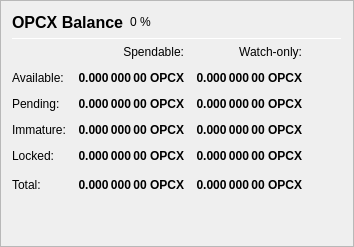
                   <widget class="QFrame" name="frame_Balances">
                    <property name="frameShape">
                     <enum>QFrame::StyledPanel</enum>
                    </property>
                    <property name="frameShadow">
                     <enum>QFrame::Raised</enum>
                    </property>
                    <layout class="QVBoxLayout" name="verticalLayout_4">
                     <item>
                      <layout class="QHBoxLayout" name="horizontalLayout_4">
                       <item>
                        <widget class="QLabel" name="label_5">
                         <property name="minimumSize">
                          <size>
                           <width>0</width>
                           <height>20</height>
                          </size>
                         </property>
                         <property name="font">
                          <font>
                           <pointsize>12</pointsize>
                           <weight>75</weight>
                           <bold>true</bold>
                          </font>
                         </property>
                         <property name="text">
                          <string>OPCX Balance</string>
                         </property>
                        </widget>
                       </item>
                       <item>
                        <widget class="QLabel" name="labelOPCXPercent">
                         <property name="text">
                          <string notr="true">0 %</string>
                         </property>
                        </widget>
                       </item>
                       <item>
                        <spacer name="horizontalSpacer_3">
                         <property name="orientation">
                          <enum>Qt::Horizontal</enum>
                         </property>
                         <property name="sizeHint" stdset="0">
                          <size>
                           <width>40</width>
                           <height>20</height>
                          </size>
                         </property>
                        </spacer>
                       </item>
                      </layout>
                     </item>
                     <item>
                      <widget class="Line" name="line_Balance">
                       <property name="minimumSize">
                        <size>
                         <width>0</width>
                         <height>1</height>
                        </size>
                       </property>
                       <property name="maximumSize">
                        <size>
                         <width>16777215</width>
                         <height>1</height>
                        </size>
                       </property>
                       <property name="orientation">
                        <enum>Qt::Horizontal</enum>
                       </property>
                      </widget>
                     </item>
                     <item>
                      <layout class="QGridLayout" name="gridLayout">
                       <property name="spacing">
                        <number>12</number>
                       </property>
                       <item row="0" column="1">
                        <widget class="QLabel" name="labelSpendable">
                         <property name="text">
                          <string>Spendable:</string>
                         </property>
                         <property name="alignment">
                          <set>Qt::AlignRight|Qt::AlignTrailing|Qt::AlignVCenter</set>
                         </property>
                        </widget>
                       </item>
                       <item row="0" column="2">
                        <widget class="QLabel" name="labelWatchonly">
                         <property name="text">
                          <string>Watch-only:</string>
                         </property>
                         <property name="alignment">
                          <set>Qt::AlignRight|Qt::AlignTrailing|Qt::AlignVCenter</set>
                         </property>
                        </widget>
                       </item>
                       <item row="1" column="0">
                        <widget class="QLabel" name="labelBalanceText">
                         <property name="text">
                          <string>Available:</string>
                         </property>
                        </widget>
                       </item>
                       <item row="1" column="1">
                        <widget class="QLabel" name="labelBalance">
                         <property name="font">
                          <font>
                           <weight>75</weight>
                           <bold>true</bold>
                          </font>
                         </property>
                         <property name="cursor">
                          <cursorShape>IBeamCursor</cursorShape>
                         </property>
                         <property name="toolTip">
                          <string>Your current spendable balance</string>
                         </property>
                         <property name="text">
                          <string notr="true">0.000 000 00 OPCX</string>
                         </property>
                         <property name="alignment">
                          <set>Qt::AlignRight|Qt::AlignTrailing|Qt::AlignVCenter</set>
                         </property>
                         <property name="textInteractionFlags">
                          <set>Qt::LinksAccessibleByMouse|Qt::TextSelectableByKeyboard|Qt::TextSelectableByMouse</set>
                         </property>
                        </widget>
                       </item>
                       <item row="1" column="2">
                        <widget class="QLabel" name="labelWatchAvailable">
                         <property name="font">
                          <font>
                           <weight>75</weight>
                           <bold>true</bold>
                          </font>
                         </property>
                         <property name="cursor">
                          <cursorShape>IBeamCursor</cursorShape>
                         </property>
                         <property name="toolTip">
                          <string>Your current balance in watch-only addresses</string>
                         </property>
                         <property name="text">
                          <string notr="true">0.000 000 00 OPCX</string>
                         </property>
                         <property name="alignment">
                          <set>Qt::AlignRight|Qt::AlignTrailing|Qt::AlignVCenter</set>
                         </property>
                         <property name="textInteractionFlags">
                          <set>Qt::LinksAccessibleByMouse|Qt::TextSelectableByKeyboard|Qt::TextSelectableByMouse</set>
                         </property>
                        </widget>
                       </item>
                       <item row="2" column="0">
                        <widget class="QLabel" name="labelPendingText">
                         <property name="text">
                          <string>Pending:</string>
                         </property>
                        </widget>
                       </item>
                       <item row="2" column="1">
                        <widget class="QLabel" name="labelUnconfirmed">
                         <property name="font">
                          <font>
                           <weight>75</weight>
                           <bold>true</bold>
                          </font>
                         </property>
                         <property name="cursor">
                          <cursorShape>IBeamCursor</cursorShape>
                         </property>
                         <property name="toolTip">
                          <string>Total of transactions that have yet to be confirmed, and do not yet count toward the spendable balance</string>
                         </property>
                         <property name="text">
                          <string notr="true">0.000 000 00 OPCX</string>
                         </property>
                         <property name="alignment">
                          <set>Qt::AlignRight|Qt::AlignTrailing|Qt::AlignVCenter</set>
                         </property>
                         <property name="textInteractionFlags">
                          <set>Qt::LinksAccessibleByMouse|Qt::TextSelectableByKeyboard|Qt::TextSelectableByMouse</set>
                         </property>
                        </widget>
                       </item>
                       <item row="2" column="2">
                        <widget class="QLabel" name="labelWatchPending">
                         <property name="font">
                          <font>
                           <weight>75</weight>
                           <bold>true</bold>
                          </font>
                         </property>
                         <property name="cursor">
                          <cursorShape>IBeamCursor</cursorShape>
                         </property>
                         <property name="toolTip">
                          <string>Unconfirmed transactions to watch-only addresses</string>
                         </property>
                         <property name="text">
                          <string notr="true">0.000 000 00 OPCX</string>
                         </property>
                         <property name="alignment">
                          <set>Qt::AlignRight|Qt::AlignTrailing|Qt::AlignVCenter</set>
                         </property>
                         <property name="textInteractionFlags">
                          <set>Qt::LinksAccessibleByMouse|Qt::TextSelectableByKeyboard|Qt::TextSelectableByMouse</set>
                         </property>
                        </widget>
                       </item>
                       <item row="3" column="0">
                        <widget class="QLabel" name="labelImmatureText">
                         <property name="text">
                          <string>Immature:</string>
                         </property>
                        </widget>
                       </item>
                       <item row="3" column="1">
                        <widget class="QLabel" name="labelImmature">
                         <property name="font">
                          <font>
                           <weight>75</weight>
                           <bold>true</bold>
                          </font>
                         </property>
                         <property name="cursor">
                          <cursorShape>IBeamCursor</cursorShape>
                         </property>
                         <property name="toolTip">
                          <string>Staked or masternode rewards that has not yet matured</string>
                         </property>
                         <property name="text">
                          <string notr="true">0.000 000 00 OPCX</string>
                         </property>
                         <property name="alignment">
                          <set>Qt::AlignRight|Qt::AlignTrailing|Qt::AlignVCenter</set>
                         </property>
                         <property name="textInteractionFlags">
                          <set>Qt::LinksAccessibleByMouse|Qt::TextSelectableByKeyboard|Qt::TextSelectableByMouse</set>
                         </property>
                        </widget>
                       </item>
                       <item row="3" column="2">
                        <widget class="QLabel" name="labelWatchImmature">
                         <property name="font">
                          <font>
                           <weight>75</weight>
                           <bold>true</bold>
                          </font>
                         </property>
                         <property name="cursor">
                          <cursorShape>IBeamCursor</cursorShape>
                         </property>
                         <property name="toolTip">
                          <string>Staked or masternode rewards in watch-only addresses that has not yet matured</string>
                         </property>
                         <property name="text">
                          <string notr="true">0.000 000 00 OPCX</string>
                         </property>
                         <property name="alignment">
                          <set>Qt::AlignRight|Qt::AlignTrailing|Qt::AlignVCenter</set>
                         </property>
                         <property name="textInteractionFlags">
                          <set>Qt::LinksAccessibleByMouse|Qt::TextSelectableByKeyboard|Qt::TextSelectableByMouse</set>
                         </property>
                        </widget>
                       </item>
                       <item row="4" column="0">
                        <widget class="QLabel" name="labelLockedBalanceText">
                         <property name="toolTip">
                          <string>Locked OPCX or Masternode collaterals. These are excluded from zOPC minting.</string>
                         </property>
                         <property name="text">
                          <string>Locked:</string>
                         </property>
                        </widget>
                       </item>
                       <item row="4" column="1">
                        <widget class="QLabel" name="labelLockedBalance">
                         <property name="font">
                          <font>
                           <weight>75</weight>
                           <bold>true</bold>
                          </font>
                         </property>
                         <property name="cursor">
                          <cursorShape>IBeamCursor</cursorShape>
                         </property>
                         <property name="toolTip">
                          <string>Locked OPCX or Masternode collaterals. These are excluded from zOPC minting.</string>
                         </property>
                         <property name="text">
                          <string notr="true">0.000 000 00 OPCX</string>
                         </property>
                         <property name="alignment">
                          <set>Qt::AlignRight|Qt::AlignTrailing|Qt::AlignVCenter</set>
                         </property>
                         <property name="textInteractionFlags">
                          <set>Qt::LinksAccessibleByMouse|Qt::TextSelectableByKeyboard|Qt::TextSelectableByMouse</set>
                         </property>
                        </widget>
                       </item>
                       <item row="4" column="2">
                        <widget class="QLabel" name="labelWatchLocked">
                         <property name="font">
                          <font>
                           <weight>75</weight>
                           <bold>true</bold>
                          </font>
                         </property>
                         <property name="cursor">
                          <cursorShape>IBeamCursor</cursorShape>
                         </property>
                         <property name="toolTip">
                          <string>Current locked balance in watch-only addresses</string>
                         </property>
                         <property name="text">
                          <string notr="true">0.000 000 00 OPCX</string>
                         </property>
                         <property name="alignment">
                          <set>Qt::AlignRight|Qt::AlignTrailing|Qt::AlignVCenter</set>
                         </property>
                         <property name="textInteractionFlags">
                          <set>Qt::LinksAccessibleByMouse|Qt::TextSelectableByKeyboard|Qt::TextSelectableByMouse</set>
                         </property>
                        </widget>
                       </item>
                       <item row="5" column="0">
                        <widget class="QLabel" name="labelTotalText">
                         <property name="toolTip">
                          <string>Your current OPCX balance, unconfirmed and immature transactions included</string>
                         </property>
                         <property name="text">
                          <string>Total:</string>
                         </property>
                        </widget>
                       </item>
                       <item row="5" column="1">
                        <widget class="QLabel" name="labelTotal">
                         <property name="font">
                          <font>
                           <weight>75</weight>
                           <bold>true</bold>
                          </font>
                         </property>
                         <property name="cursor">
                          <cursorShape>IBeamCursor</cursorShape>
                         </property>
                         <property name="toolTip">
                          <string>Your current OPCX balance, unconfirmed and immature transactions included</string>
                         </property>
                         <property name="text">
                          <string notr="true">0.000 000 00 OPCX</string>
                         </property>
                         <property name="alignment">
                          <set>Qt::AlignRight|Qt::AlignTrailing|Qt::AlignVCenter</set>
                         </property>
                         <property name="textInteractionFlags">
                          <set>Qt::LinksAccessibleByMouse|Qt::TextSelectableByKeyboard|Qt::TextSelectableByMouse</set>
                         </property>
                        </widget>
                       </item>
                       <item row="5" column="2">
                        <widget class="QLabel" name="labelWatchTotal">
                         <property name="font">
                          <font>
                           <weight>75</weight>
                           <bold>true</bold>
                          </font>
                         </property>
                         <property name="cursor">
                          <cursorShape>IBeamCursor</cursorShape>
                         </property>
                         <property name="toolTip">
                          <string>Current total balance in watch-only addresses</string>
                         </property>
                         <property name="text">
                          <string notr="true">0.000 000 00 OPCX</string>
                         </property>
                         <property name="alignment">
                          <set>Qt::AlignRight|Qt::AlignTrailing|Qt::AlignVCenter</set>
                         </property>
                         <property name="textInteractionFlags">
                          <set>Qt::LinksAccessibleByMouse|Qt::TextSelectableByKeyboard|Qt::TextSelectableByMouse</set>
                         </property>
                        </widget>
                       </item>
                       <item row="5" column="3">
                        <spacer name="horizontalSpacer_9">
                         <property name="orientation">
                          <enum>Qt::Horizontal</enum>
                         </property>
                         <property name="sizeHint" stdset="0">
                          <size>
                           <width>40</width>
                           <height>20</height>
                          </size>
                         </property>
                        </spacer>
                       </item>
                      </layout>
                     </item>
                     <item>
                      <spacer name="verticalSpacer_3">
                       <property name="orientation">
                        <enum>Qt::Vertical</enum>
                       </property>
                       <property name="sizeHint" stdset="0">
                        <size>
                         <width>20</width>
                         <height>40</height>
                        </size>
                       </property>
                      </spacer>
                     </item>
                    </layout>
                   </widget>
